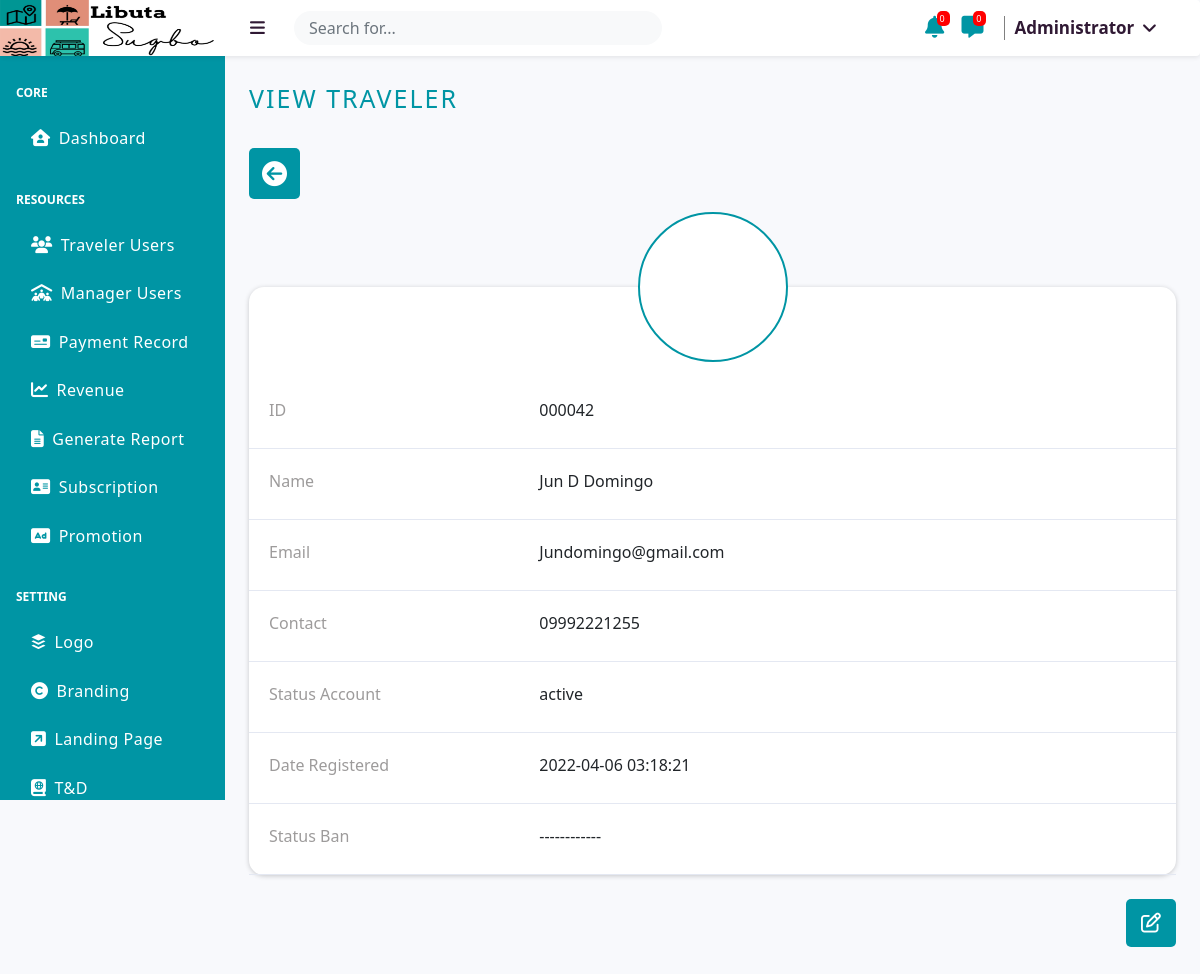
The app's page /src/administrator/view/traveler-data?traveler_id=42 (signed in) with its own data.
### tables this page shows
CREATE TABLE `logo` (
  `id` int(255) NOT NULL,
  `image` varchar(255) NOT NULL
);

CREATE TABLE `users` (
  `id` int(255) NOT NULL,
  `first_name` varchar(255) NOT NULL,
  `middle_name` varchar(255) NOT NULL,
  `last_name` varchar(255) NOT NULL,
  `email` varchar(255) NOT NULL,
  `phone` varchar(255) NOT NULL,
  `password` varchar(255) NOT NULL,
  `type` varchar(255) NOT NULL,
  `maneger_type` varchar(255) DEFAULT NULL,
  `subcribed_at` timestamp NULL DEFAULT NULL,
  `image` varchar(255) NOT NULL,
  `status` varchar(255) NOT NULL,
  `block_status` varchar(255) NOT NULL
);

### class/Logo.php (called while the page is built, shortened)
<?php
class Logo extends User
{
    public function GetLogo()
    {
        $con = $this->GetConnection();
        $stmt = $con->prepare("SELECT * FROM logo");
        $stmt->execute();
        return $stmt->fetch(PDO::FETCH_OBJ);
    }
}

### class/User.php (called while the page is built, shortened)
<?php
class User extends Connection
{
    public function GetConnection()
    {
        $con = $this->con();
        return $con;
    }
    public function GetUserData($id, $type)
    {
        $con = $this->GetConnection();
        $stmt = $con->prepare("SELECT * FROM users WHERE id=? && type=?");
        $stmt->execute([$id, $type]);
        return $stmt->fetch(PDO::FETCH_OBJ);
    }
}

### src/administrator/process/id_validation_fetch.php (called while the page is built, shortened)
<?php
$User = new User;
$Payment = new Payment;
if(isset($_GET['payment_id'])){
    $id =  $_GET['payment_id'];
    $paymentdata = $Payment->GetPaymentManagerData($id);
    if(!$paymentdata){
        header("location:../dashboard");
    }
}
elseif(isset($_GET['manager_id'])){
    $id =  $_GET['manager_id'];
    $userdata = $User->GetUserData($id, $User::USER_TYPE_MANAGER);
    if(!$userdata){
        header("location:../dashboard");
    }
}
elseif(isset($_GET['traveler_id'])){
    $id =  $_GET['traveler_id'];
    $userdata = $User->GetUserData($id, $User::USER_TYPE_TRAVELER);
}
else{
    header("location:../dashboard");
}

### src/administrator/view/traveler-data.php (the view, shortened to what this page needs)
<?php
     include_once '../process/id_validation_fetch.php';
?>
<!DOCTYPE html>
<html lang="en">
<head>
    <link rel="stylesheet" href="../../public/css/default.css?v=7">
    <link rel="stylesheet" href="../../public/css/user_style.css?v=7">
</head>
<body class="sb-nav-fixed">
    <nav class="sb-topnav navbar navbar-expand navbar-dark bgnav shadow-sm p-3 mb-5 rounded">
        <?php
            include '../_UI/header_2.php';
        ?>
    </nav>
    <div id="layoutSidenav">
        <div id="layoutSidenav_nav">
            <?php
                include '../_UI/sidebar.php';
                echo $sidebarinside;
            ?>
        </div>
        <div id="layoutSidenav_content">
            <main>
                <div class="container-fluid px-4">
                    <p class="mt-4 edit-title">View Traveler</p>
                    <a href="../traveler"><button id="backpage_color"><i class="fas fa-arrow-circle-left"></i></button></a>
                    <br>
                    <br>
                    <br>
                    <div class="form-container-user">
                        <div class="header-profile">
                                <div class="circular--landscape2">
                                </div>
                        </div>
                         <div class="rowss">
                                <div id="id_div">
                                        <p>ID</p>
                                </div>
                                <div id="idcontent">
                                        <p><?php echo sprintf('%06d',$_GET['traveler_id']); ?></p>
                                </div>
                        </div>
                        <div class="rowss">
                                <div id="id_div">
                                        <p>Name</p>
                                </div>
                                <div id="idcontent">
                                        <p><?php echo ucwords($userdata->first_name.' '.$userdata->middle_name.' '.$userdata->last_name);  ?></p>
                                </div>
                        </div>
                        <div class="rowss">
                                <div id="id_div">
                                        <p>Email</p>
                                </div>
                                <div id="idcontent">
                                    <p><?php echo ucwords($userdata->email); ?></p>
                                </div>
                        </div>
                        <div class="rowss">
                                <div id="id_div">
                                        <p>Contact</p>
                                </div>
                                <div id="idcontent">
                                    <p><?php echo $userdata->phone; ?></p>
                                </div>
                        </div>
                        <div class="rowss">
                                <div id="id_div">
                                        <p>Status Account</p>
                                </div>
                                <div id="idcontent">
                                    <p><?php
                                        echo $userdata->status;
                                    ?></p>
                                </div>
                        </div>
                        <div class="rowss">
                                <div id="id_div">
                                        <p>Date Registered</p>
                                </div>
                                <div id="idcontent">
                                    <p><?php
                                        if($userdata->subcribed_at==''){
                                            echo "------------";
                                        }else{
                                            echo $userdata->subcribed_at;
                                        }
                                    ?></p>
                                </div>
                        </div>
                        <div class="rowss">
                                <div id="id_div">
                                        <p>Status Ban</p>
                                </div>
                                <div id="idcontent">
                                    <p><?php
                                        if($userdata->block_status==$User::BLOCK_STATUS_TEMPORARY){
                                            echo "TEMPORARY BAN";
                                        }elseif($userdata->block_status==$User::BLOCK_STATUS_PERMANENTLY){
                                            echo "PERMANENTLY BAN";
                                        }else{
                                            echo "------------";
                                        }
                                    ?></p>
                                </div>
                        </div>
                    </div>
                    <br>
                    <div class="button-add-emp-3">
                        <a href="../update/update-traveler?traveler_id=<?php echo $_GET['traveler_id']; ?>"> <button id="addbtnuser"><i class="far fa-edit btns text-white" id="updateuser"></i></button></a>
                    </div>
                </div>
                <br>
                <br>
                <br>
            </main>
        </div>
    </div>
</body>
</html>

### src/administrator/_UI/header_2.php (shortened to what this page needs)
<?php
$logo = new Logo;
$Getlogo = $logo->Getlogo();
$logoimage = '';
if($Getlogo){
   $logoimage = $Getlogo->image;
}
?>
<a class="navbar-brand display-title-none" href="#">
    <?php if($logoimage): ?>
        <img src="../../user/assets/logo/<?php echo $logoimage; ?>" alt="" id="logonav">
    <?php else: ?>
        <p style="margin-left:40px; margin-top:15px;">NO LOGO</p>
    <?php endif; ?>
</a>
<button class="btn btn-link btn-sm order-1 order-lg-0 me-4 me-lg-0 colortitlenav navbar-burger-size" id="sidebarToggle" href="#!"><i class="fas fa-bars colorblack"></i></button>
<div class="me-0 me-md-3 my-2 my-md-0 widthfor">
    <div class="input-group">
        <input type="text" id="searchglobal" class="form-control border-0 bg-light small" placeholder="Search for..."
                    aria-label="Search" aria-describedby="basic-addon2">
    </div>
</div>
 <div class="notif-icon">
        <span class="countnum">0</span>
        <i class="fas fa-bell" id="notif_btn_open"></i>
    </div>
 <div class="notif-message">
        <span class="countnum" id="loadcont">0</span>
        <i class="fa-solid fa-message" id="mess_btn_open"></i>
    </div>
<ul class="navbar-nav ms-auto ms-md-0 me-3 me-lg-4">
    <li class="nav-item dropdown">
        <a class="colorblack" id="navbarDropdown" href="#" role="button" data-bs-toggle="dropdown" aria-expanded="false"><span id="titlenamess">Administrator</span> <span><i class="fas fa-angle-down fa-fw mt-1"></i></span></a>
    </li>
</ul>

### src/public/css/user_style.css (style rules this page uses)
#searchglobal { border-radius:50px; padding:5px 15px; margin-top:15px; }
.widthfor { width:23em; margin-left:20px; }
.edit-title { font-size:25px; margin-bottom:30px; text-transform: uppercase; letter-spacing: 2px; font-weight: 500; color:#0095a4; }
.bgnav { background:white; }
.colortitlenav { margin-top:15px; color:#301934; font-weight:700; }
.colorblack { text-decoration: none; font-weight: 700; color:#301934; font-size:17px; }
.form-container-user { width:100%; z-index:100%; height:auto; margin:auto; margin-top:50px; background:white; border-radius:15px; box-shadow: 0px 1px 5px 0px rgba(0,0,0,0.2); }
.form-container-user .rowss { width:100%; height:auto; padding:10px 20px 5px 20px; border-bottom:solid 1px #e4e8f2; }
.form-container-user .rowss #id_div p { font-size:16px; color:rgb(157, 155, 155); }
@media (min-width:700px) { .form-container-user .rowss #id_div { display:inline-block; width: 30%; } }
@media (min-width:700px) { .form-container-user .rowss #idcontent { display:inline-block; width: 50%; } }
@media (min-width:700px) { .form-container-user .rowss { padding:20px 20px 10px 20px; } }
#backpage_color { font-size:25px; cursor:pointer; padding:7px 13px; border-radius:5px; border:none; outline:none; background: #0095a4; transition:all ease .35s; color:white; margin-bottom:-15px; }
.navbar-brand #logonav { width:100%; height:57px; margin-left:-16px; z-index:100; margin-top:-1.5px; text-align:center; object-fit: cover; }
.header-profile { text-align:center; position:relative; top:-40px; margin-bottom:-40px; }
.header-profile .circular--landscape2 { text-align:center; display: inline-block; position: relative; width: 100px; height: 100px; background:white; margin-top:-5px; overflow: hidden; border-radius:50%; cursor:pointer; border:solid 2px #0095a4; }
@media (min-width:700px) { .header-profile .circular--landscape2 { width: 150px; height: 150px; } }
@media (min-width:700px) { .header-profile { top:-70px; margin-bottom:-60px; } }
.button-add-emp-3 { text-align:right; margin-bottom:20px; }
.button-add-emp-3 button { font-size:20px; cursor:pointer; padding:9px 15px; border-radius:5px; border:none; outline:none; background: #0095a4; transition:all ease .35s; color:white; width:auto; }
.notif-icon .fa-bell { cursor: pointer; color:#0095a4; font-size:22px; }
.notif-message .fa-message { cursor: pointer; color:#0095a4; font-size:22px; margin-right:10px; }
.countnum { color:red; font-size:9px; position: relative; left:29px; color:white; top:-13px; background-color: red; padding:1px 5px 1px 3px; text-align: center; border-radius: 5px; }
@media (min-width:1050px) { .rowss #id_div { display:inline-block; width: 30%; } }
@media (min-width:1050px) { .rowss #idcontent { display:inline-block; width: 65%; } }

### records on screen
logo: image (picture)
users: first_name+middle_name+last_name "Jun D Domingo", email "Jundomingo@gmail.com", phone "09992221255", status "active", subcribed_at "2022-04-06 03:18:21"

### other values on screen
$_GET['traveler_id'] "000042"
